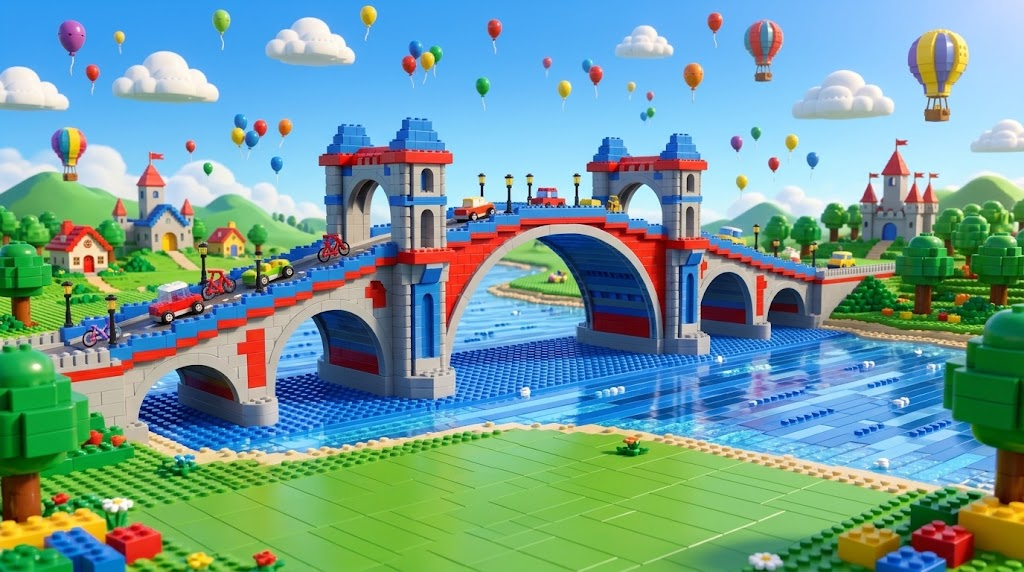
#> input picture design/v2/gen/test/bg-w4.jpg, 1024 x 572 px
$ python -i process.py   (imports and definitions only)
#> lines starting #> are read from the running program, lines starting #| are printed output that depends on the picture
# Сирі картинки design/v2/gen/<id>.(webp|jpg|png) → src/assets/v2/<group>/<id>.webp (D2a, docs/DESIGN_V2.md §5).
#   фони (cut: false) — 1920×1080 «cover» по центру;
#   решта — вирізання фону rembg (isnet-general-use, alpha matting), суцільне нутро, без дрібних плям, обрізка країв,
#   персонажі й споруди ≤ 768 px заввишки (≤ 1024 завширшки), предмети, цифри й руки ≤ 512 px.
# Перелік і групи — з tools/art/assets.mjs. Запуск: python tools/art/process.py [id ...]   (без id — усі, що є в gen/)
import json, os, subprocess, sys, time
from multiprocessing import Pool

import numpy as np
from PIL import Image
from scipy import ndimage

GEN, OUT = 'design/v2/gen', 'src/assets/v2'
SMALL = {'items', 'digits', 'hands'}
WORK = {'small': 1024, 'big': 1280}  # rembg і matting — на зменшеній копії: швидше й уміщається в пам'ять, а для ≤ 768 px якості досить
PAD = 6
# Кадри рота — правки kubik-idle того самого розміру: маска й рамка обрізки беруться з idle, щоб кадри лягали піксель у піксель.
FRAMES = {f'kubik-talking-{m}': 'kubik-idle' for m in 'aeo'}

_session = None


def manifest():
    js = "import('./tools/art/assets.mjs').then(m => console.log(JSON.stringify(m.ASSETS.map(a => ({ id: a.id, group: a.group, cut: a.cut })))))"
    return json.loads(subprocess.check_output(['node', '--input-type=module', '-e', js], text=True))


# [5 lines left out: function source, not called in this run]


def fit(im, w, h):
    s = min(1, w / im.width, h / im.height)
    return im if s == 1 else im.resize((round(im.width * s), round(im.height * s)), Image.LANCZOS)


# [40 lines left out: functions cover, clean_alpha, fill_inside, init, not called in this run]


def cut(im):
    from rembg import remove
    try:
        out = remove(im, session=_session, alpha_matting=True, alpha_matting_foreground_threshold=240,
                     alpha_matting_background_threshold=15, alpha_matting_erode_size=8)
    except MemoryError:
        out = remove(im, session=_session)  # без matting — краї трохи грубші
    return clean_alpha(fill_inside(out.convert('RGBA'), im))


# [27 lines left out: function work, not called in this run]


# [7 lines not run here, left out]

>>> import cv2
>>> picture = cv2.imread('../../design/v2/gen/test/bg-w4.jpg', cv2.IMREAD_GRAYSCALE)
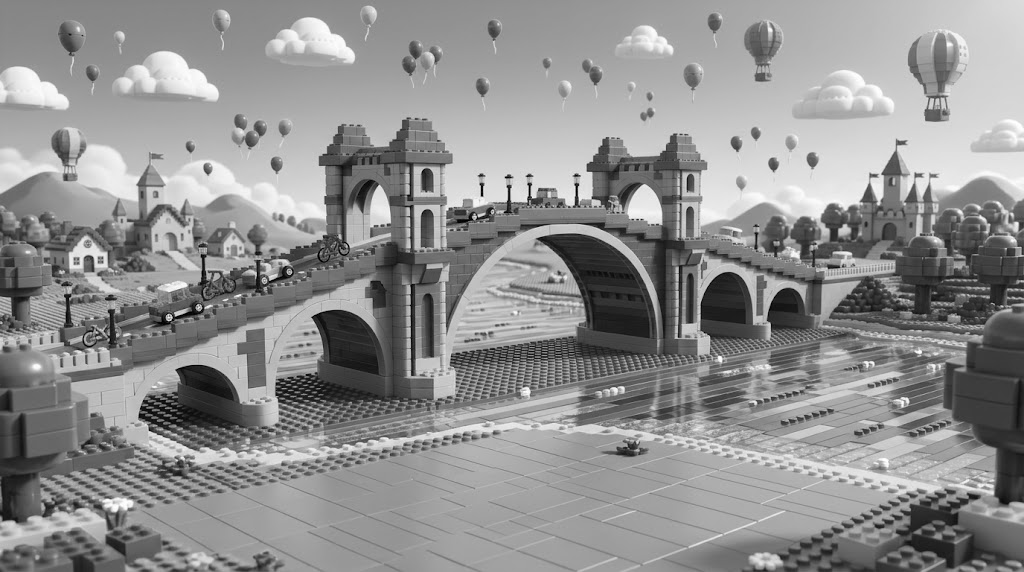
#> picture: shape (572, 1024); min 0, max 255, mean 144
#> (the run stopped early here; a loop or call above may not have finished)
